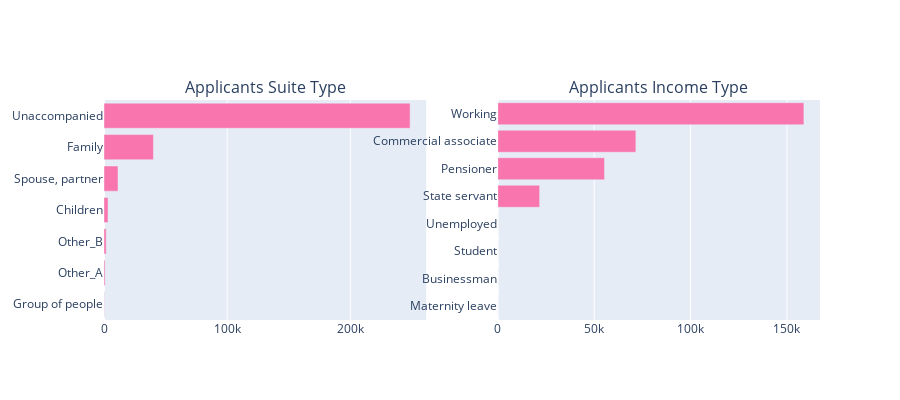

Source (notebook cell):
### Markdown cell above
> About 70% of applicants own real estate property, whereas only 34% of applicants who own a car have applied for a loan in recent years. However, a higher percentage of people experiencing payment difficulties was observed in applicants who did not own a car or real estate property.

### 2.6 Suite Type and Income Type of Applicants

### Code cell
tr0 = bar_hor(app_train, "NAME_TYPE_SUITE", "Distribution of CODE_GENDER Variable" ,"#f975ae", w=700, lm=100, return_trace= True)
tr1 = bar_hor(app_train, "NAME_INCOME_TYPE", "Distribution of CODE_GENDER Variable" ,"#f975ae", w=700, lm=100, return_trace= True)

fig = tools.make_subplots(rows=1, cols=2, print_grid=False, subplot_titles = ['Applicants Suite Type' , 'Applicants Income Type'])
fig.append_trace(tr0, 1, 1);
fig.append_trace(tr1, 1, 2);
fig['layout'].update(height=400, showlegend=False, margin=dict(l=100));
iplot(fig);

### Figure 1 — Plotly figure (JSON) as saved in the notebook; plotly's stock layout.template omitted (floating-point values rounded to 4 significant figures)
{"data": [{"marker": {"color": "#f975ae"}, "orientation": "h", "type": "bar", "x": [271, 866, 1770, 3267, 11370, 40149, 248526], "xaxis": "x", "y": ["Group of people", "Other_A", "Other_B", "Children", "Spouse, partner", "Family", "Unaccompanied"], "yaxis": "y"}, {"marker": {"color": "#f975ae"}, "orientation": "h", "type": "bar", "x": [5, 10, 18, 22, 21703, 55362, 71617, 158774], "xaxis": "x2", "y": ["Maternity leave", "Businessman", "Student", "Unemployed", "State servant", "Pensioner", "Commercial associate", "Working"], "yaxis": "y2"}], "layout": {"annotations": [{"font": {"size": 16}, "showarrow": false, "text": "Applicants Suite Type", "x": 0.225, "xanchor": "center", "xref": "paper", "y": 1, "yanchor": "bottom", "yref": "paper"}, {"font": {"size": 16}, "showarrow": false, "text": "Applicants Income Type", "x": 0.775, "xanchor": "center", "xref": "paper", "y": 1, "yanchor": "bottom", "yref": "paper"}], "height": 400, "margin": {"l": 100}, "showlegend": false, "xaxis": {"anchor": "y", "domain": [0, 0.45]}, "xaxis2": {"anchor": "y2", "domain": [0.55, 1]}, "yaxis": {"anchor": "x", "domain": [0, 1]}, "yaxis2": {"anchor": "x2", "domain": [0, 1]}}}
